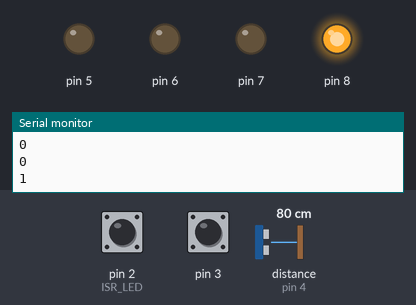
The sketch below on a simulated Arduino Uno, built with avr-gcc and run on an emulated ATmega328P. Parts: output pins drawn as LEDs (lit = HIGH), the last lines printed to the serial monitor. The inputs (shaded band) are chosen by the test bench; at power-on: pin 2 (ISR_LED) LOW, pin 3 LOW, distance to the obstacle (sensor on pin 4) 80 cm. The echo pulse lasts 58.3 µs per cm.

Above: at 1.2 s.
1.3 s: pin 2 (ISR_LED) pulsed HIGH 2 times (0.12 s each, 0.3 s apart)
At 2.7 s:
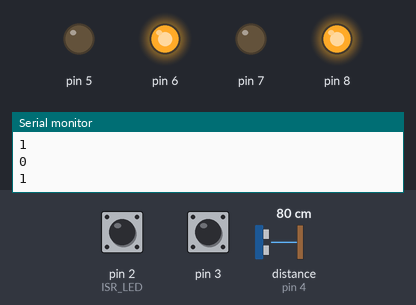
3.8 s: pin 3 pulsed HIGH 2 times (0.12 s each, 0.3 s apart)
At 5.6 s:
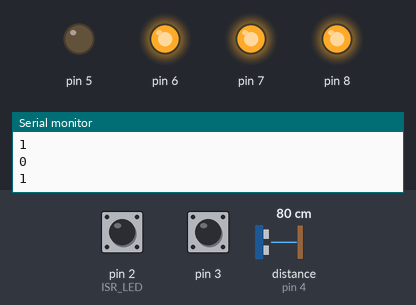
Timing chart, 0 to 7.1 s (numbered marks = the images above; inputs shaded):
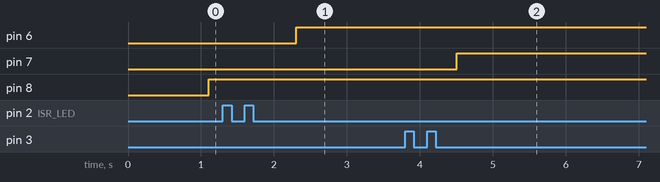

Measured:
- after the input at 1.3 s, pin 6: LOW → HIGH after 1.0 s
- after the input at 3.8 s, pin 7: LOW → HIGH after 0.71 s

The sketch:

drone_light_control.ino
```cpp
volatile unsigned long ledStartTime = 0;
volatile unsigned long ledPulseWidth = 0;
volatile unsigned long laserStartTime = 0;
volatile unsigned long laserPulseWidth = 0;
volatile unsigned long signalStartTime = 0;
volatile unsigned long signalPulseWidth = 0;
volatile int ledMode = 0;
volatile int laserMode = 0;
volatile int signalMode = 0;

void ISR_LED() {
  if (digitalRead(2) == HIGH) {
    ledStartTime = micros();
  }
  else {
    ledPulseWidth = micros() - ledStartTime;
    if (1450 <= ledPulseWidth && ledPulseWidth <= 1650) ledMode = 0;
    else if (ledPulseWidth < 1450) ledMode = -1;
    else if (1650 < ledPulseWidth) ledMode = 1;
  }
}

void ISR_LASER() {
  if (digitalRead(3) == HIGH) {
    laserStartTime = micros();
  }
  else {
    laserPulseWidth = micros() - laserStartTime;
    if (laserPulseWidth <= 1450) laserMode = 0;
    else if (1450 < laserPulseWidth) laserMode = 1;
  }
}

// void ISR_SIGNAL() {
//   if (digitalRead(4) == HIGH) {
//     signalStartTime = micros();
//   }
//   else {
//     signalPulseWidth = micros() - signalStartTime;
//     if (signalPulseWidth <= 1450) signalMode = 0;
//     else if (1450 < signalPulseWidth) signalMode = 1;
//   }
// }

// void timerCallback() {
//   if (pulseUpdated) {
//     Serial.print("Pulse Width: ");
//     Serial.print(pulseWidth);
//     Serial.println(" µs");
//     pulseUpdated = 0;
//   }
// }

void setup() {
  pinMode(2, INPUT);
  pinMode(3, INPUT);
  pinMode(4, INPUT);
  pinMode(5, OUTPUT);
  pinMode(6, OUTPUT);
  pinMode(7, OUTPUT);
  pinMode(8, OUTPUT);
  attachInterrupt(digitalPinToInterrupt(2), ISR_LED, CHANGE);
  attachInterrupt(digitalPinToInterrupt(3), ISR_LASER, CHANGE);
  // attachInterrupt(digitalPinToInterrupt(4), ISR_SIGNAL, CHANGE);
  Serial.begin(115200);
  digitalWrite(5, 1);
  digitalWrite(6, 1);
  digitalWrite(7, 1);
  digitalWrite(8, 1);
}

//int t = 0;
void loop() {
  if (ledMode == 0) {
    digitalWrite(5, 0);
    digitalWrite(6, 0);
  }
  else if (ledMode == -1) {
    digitalWrite(5, 1);
    digitalWrite(6, 0);
  }
  else if (ledMode == 1) {
    digitalWrite(5, 0);
    digitalWrite(6, 1);
  }

  digitalWrite(7, laserMode);

  // if (t == 9) {
    signalPulseWidth = pulseIn(4, HIGH);
    signalMode = signalPulseWidth >= 1600 ? 0 : 1;
    digitalWrite(8, signalMode);
    Serial.println(signalPulseWidth);
  // }
  //t = (t + 1) % 10;
  Serial.println(signalMode);

  delay(100);
}
```
